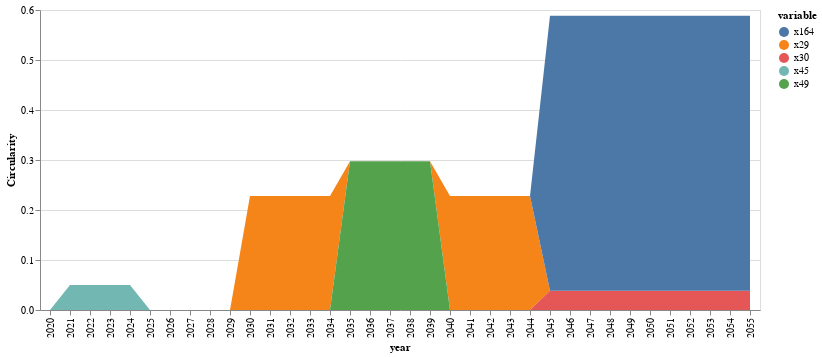

Here is the notebook cell this chart was saved with:
### Code cell
#=
function conventional(t)
    return initial[1,5]*(1-sum(JuMP.values.(xk)[k,t] for k in 1:nrow(compromise)))
end

function innovation(i1,k1,t)
     if mod(i1,5)>JuMP.values.(tk)[k1,t] && t<7
        t=t+1
    end
    if k1==1
        return sum(JuMP.values.(xk)[k,t]*(compromise[k,5])+JuMP.values.(xk)[k,t]*(compromise[k,6]) for k=k1:k1)
    else
        return sum(JuMP.values.(xk)[k,t]*(compromise[k,5])+JuMP.values.(xk)[k,t]*(compromise[k,6]) for k=k1:k1 )
    end
end
=#

function conventional(i1,t)
    if t==0
        if mod(i1,5)≥mod(sum(round.(JuMP.values.(tk)[1:nrow(compromise),t+1];digits=2)),5) && sum(JuMP.values.(xk)[1:nrow(compromise),t+1]) > 0
            return initial[1,5]*(1-sum(JuMP.values.(xk)[k,t+1] for k in 1:nrow(compromise)))
        else
            return 0
        end
    else
        sum_xks_atT=0
        for k1 in 1:nrow(compromise)
            if mod(i1,5)≥mod(round(JuMP.values.(tk)[k1,t+1];digits=2),5) && sum(JuMP.values.(xk)[k1,t:t+1])>0 && t>0
                sum_xks_atT+=JuMP.values.(xk)[k1,t+1]
            else
                sum_xks_atT+=JuMP.values.(xk)[k1,t]
            end
        end
            
        #if mod(i1,5)≥mod(round(sum(JuMP.values.(tk)[1:nrow(compromise),t+1]);digits=2),5) && sum(JuMP.values.(xk)[1:nrow(compromise),t:t+1])>0 && t>0
        #    t=t+1
        #end
        #return (1-sum(JuMP.values.(xk)[k,t] for k in 1:nrow(compromise)))
        return initial[1,5]*(1-sum_xks_atT)
    end
end


function innovation(i1,k1,t)
    if t==0 
        if mod(i1,5)≥mod(round(JuMP.values.(tk)[k1,t+1];digits=2),5) && JuMP.values.(xk)[k1,t+1] > 0
            t=1
            return (sum(JuMP.values.(xk)[k,t]*(compromise[k,5]+compromise[k,6]) for k=k1:k1))            
        else
            return 0
        end
    end
    if mod(i1,5)≥mod(round(JuMP.values.(tk)[k1,t+1];digits=2),5) && sum(JuMP.values.(xk)[k1,t:t+1])>0 && t>0
        t=t+1
    end
    return sum(JuMP.values.(xk)[k,t]*(compromise[k,5]+compromise[k,6]) for k=k1:k1)
end





conv=zeros(51)


inn_co2=zeros(nrow(compromise),51)

for k in 1:nrow(compromise)
    inn_co2[k,1]=0
end
j=0
for t in 2:51
    if 0 ≤ t ≤ 5
        j=0
    elseif 6 ≤ t ≤ 10
        j=1
    elseif 6 ≤ t ≤ 10
        j=2
    elseif 11 ≤ t ≤ 15
        j=3
    elseif 16 ≤ t ≤ 20
        j=4
    elseif 21 ≤ t ≤ 25
        j=5
    else
        j=6
    end
        
    conv[t]=conventional(t,j)
    for k in 1:nrow(compromise)
        inn_co2[k,t]=innovation(t,k,j)
    end
end
#conv[1:5].=initial[1,5]

sNames = ["conv","inn1","inn2","inn3","inn4","inn5","inn6","inn7","inn8","inn9","inn10"]
xLabels = []
for i in 2020:2070
    push!(xLabels,string(i))
end

#df = DataFrame(year=xLabels, conv=conv, inn1=inn_co2[1,:],inn2=inn_co2[2,:],inn3=inn_co2[3,:],inn4=inn_co2[4,:],
#        inn5=inn_co2[5,:],inn6=inn_co2[6,:],inn7=inn_co2[7,:],inn8=inn_co2[8,:],inn9=inn_co2[9,:],inn10=inn_co2[10,:])
df = DataFrame(vcat(conv',inn_co2)',:auto)


df=df[1:36,:]

df=df[!, any.(>(0), eachcol(df))]
df[!,:year]=xLabels[1:36]
#rename!(df,[:x1,:x93,:x104,:x222] .=> [:Conv,:pyLDPE1,:pyLDPE11,:alcPLA6])
#df[!,:alcPLA2]=zeros(36)
#df |> stack |> @vlplot(:area, x=:year, y={:value, stack=:zero, title="recycled/renewable content"}, color="variable:n",legend=:sNames) 
#df[!,:Conv]=zeros(36)
#df[!,:x104]=zeros(36)
#df[!,:x196]=zeros(36)
#df[!,:x201]=zeros(36)
#df[!,:x95]=zeros(36)
#rename!(df,[:x1,:x94,:x95,:x104,:x109,:x196,:x198,:x199,:x200,:x201] .=> [:Conv,:LABS12,:LABS13,:LABS22,:LABS27,:RecyclPLA2,:RecyclPLA4,:RecyclPLA5,:RecyclPLA6,:RecyclPLA7])

#rename!(df,[:conv,:inn5,:inn10] .=> [:Conventional,:LDPE_Pyrolysis,:PLA_Alcoholysis])

circular_inn=df |> stack |> @vlplot(:area, x=:year, y={:value, stack=:zero, title="Circularity"}, color="variable:n",legend=:sNames) 

#save("./result-case-roadmap/circularity-roadmap.svg", circular_inn)
circular_inn

### Figure 1 — Vega-Lite specification as saved in the notebook (floating-point values rounded to 4 significant figures; data arrays with more than 128 entries replaced by an {"elided": "..."} marker saying what was removed)
{"data": {"values": {"elided": "180 records"}}, "encoding": {"color": {"field": "variable", "type": "nominal"}, "x": {"field": "year"}, "y": {"field": "value", "stack": "zero", "title": "Circularity", "type": "quantitative"}}, "legend": "sNames", "mark": "area"}
